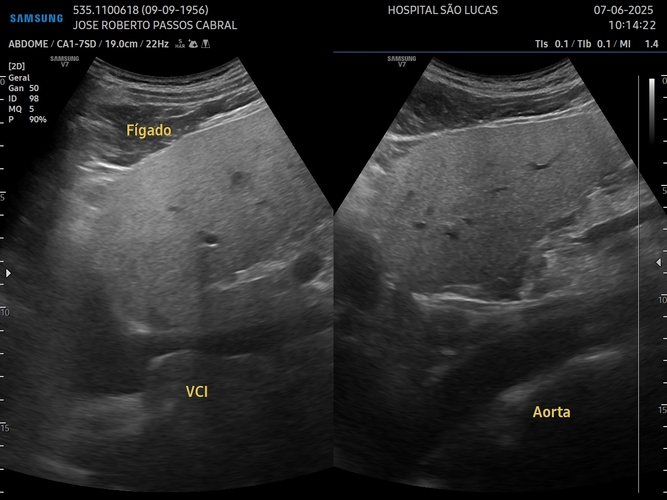
#> input picture uploads/exames/dd9e31fc790b4e7b859826c983a22ca3.jpg, 667 x 500 px, shrunk from 1280 x 960 before the run, found by its file name
$ python test_ocr_simple.py
#> lines starting #> are read from the running program, lines starting #| are printed output that depends on the picture; after the words box and inside, x2 and y2 are one past the last pixel; in counts of white or black regions, pixels touching at a corner belong together
#> in extract_text, image is the input picture: shape (500, 667, 3); mean B, G, R 44.7, 44.7, 44.7
### services/ocr_service.py
import pytesseract
import cv2
from PIL import Image
import re
import os
import base64
import tempfile
import logging
from datetime import datetime
from io import BytesIO

logger = logging.getLogger(__name__)

class OCRService:
    def __init__(self):
        # Configurar Tesseract para português e inglês
        self.custom_config = r'--oem 3 --psm 6 -l por+eng'

    def preprocess_image(self, image):
        """Pré-processa a imagem para melhorar a qualidade do OCR"""
        try:
            # Converter para escala de cinza
            if len(image.shape) == 3:
                gray = cv2.cvtColor(image, cv2.COLOR_BGR2GRAY)
            else:
                gray = image

            # Aplicar filtro de redução de ruído
            denoised = cv2.medianBlur(gray, 3)

            # Melhorar contraste usando equalização de histograma
            clahe = cv2.createCLAHE(clipLimit=2.0, tileGridSize=(8,8))
            enhanced = clahe.apply(denoised)
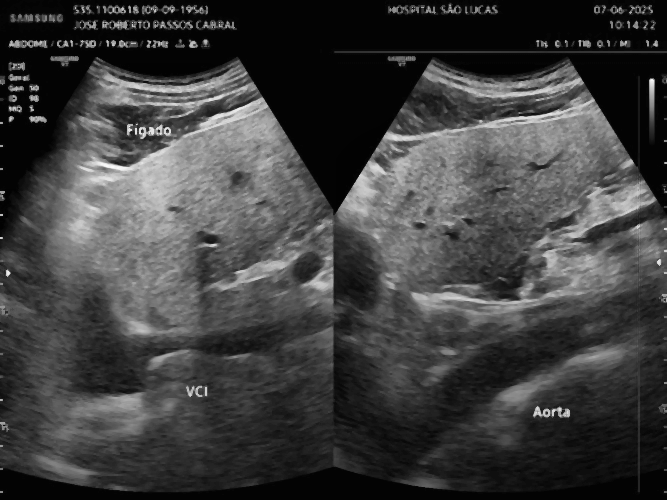
#> enhanced: shape (500, 667); min 2, max 249, mean 63.3

            # Aplicar threshold para binarização
            _, threshold = cv2.threshold(enhanced, 0, 255, cv2.THRESH_BINARY + cv2.THRESH_OTSU)
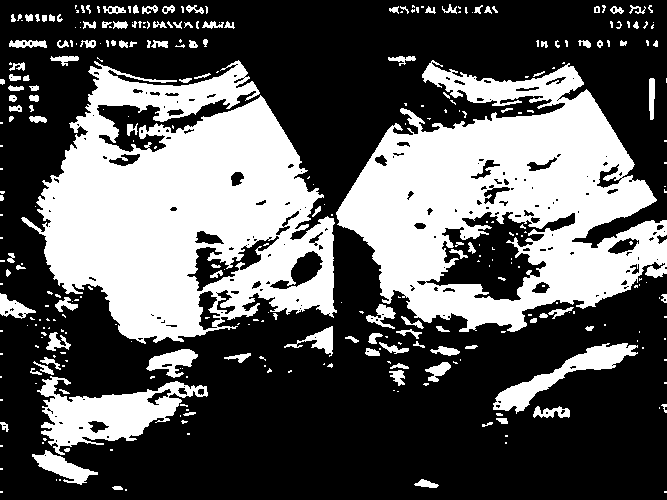
#> threshold: shape (500, 667); 35.8% white; 329 white regions (202 under 20 px), largest, box (x1, y1, x2, y2) and area: (21, 60, 337, 344) 51824, (336, 60, 667, 332) 47796, (37, 376, 208, 455) 5799

            return threshold

        except Exception as e:
            raise ValueError(f"Erro no pré-processamento da imagem: {str(e)}")

    def extract_text_from_pil(self, pil_image):
        """Extrai texto de um PIL Image"""
        try:
            # Converter PIL para numpy array (OpenCV)
            img_array = cv2.cvtColor(np.array(pil_image), cv2.COLOR_RGB2BGR)

            # Pré-processar
            processed = self.preprocess_image(img_array)

            # Converter de volta para PIL
            processed_pil = Image.fromarray(processed)

            # Extrair texto
            text = pytesseract.image_to_string(processed_pil, config=self.custom_config, lang='por+eng')

            # Obter dados de confiança
            data = pytesseract.image_to_data(processed_pil, config=self.custom_config, lang='por+eng', output_type=pytesseract.Output.DICT)

            # Calcular confiança média
            confidences = [int(conf) for conf in data['conf'] if conf != '-1']
            avg_confidence = sum(confidences) / len(confidences) if confidences else 0

            return {
                'texto': text.strip(),
                'confianca': round(avg_confidence, 2),
            }

        except Exception as e:
            raise ValueError(f"Erro na extração de texto: {str(e)}")

    # [14 lines left out: function extract_text_from_base64, not called in this run]

    def extract_text(self, image_path):
        """Extrai texto da imagem usando OCR (caminho de arquivo)"""
        try:
            image = cv2.imread(image_path)
            if image is None:
                raise ValueError("Não foi possível ler a imagem")

            pil_image = Image.fromarray(cv2.cvtColor(image, cv2.COLOR_BGR2RGB))
            return self.extract_text_from_pil(pil_image)
        except Exception as e:
            raise ValueError(f"Erro na extração de texto: {str(e)}")

    # [141 lines left out: functions parse_medical_data, process_exam_image, process_base64_image, not called in this run]


# Import numpy para o método extract_text_from_pil
import numpy as np

# Instância global do serviço
ocr_service = OCRService()

### scripts/test_ocr_simple.py
import sys
import os
sys.path.insert(0, os.path.abspath(os.curdir))

from services.ocr_service import ocr_service

def test():
    image_path = 'uploads/exames/dd9e31fc790b4e7b859826c983a22ca3.jpg'
    if not os.path.exists(image_path):
        print(f"Arquivo não encontrado: {image_path}")
        return

    print(f"Testando OCR em: {image_path}")
    try:
        result = ocr_service.extract_text(image_path)
        print("--- RESULTADO ---")
        print(f"Confiança: {result['confianca']}")
        print(f"Texto extraído (primeiros 500 chars):\n{result['texto'][:500]}")
    except Exception as e:
        print(f"ERRO: {str(e)}")

if __name__ == "__main__":
    test()
#> (the call stopped at in extract_text_from_pil, `text = pytesseract.image_to_string(processed_pil, config=self.custom_c..`: pytesseract is not available in this run)

$ run again, with uploads/exames/42f5e162c4bd469680795646f4d96e03.jpg copied over uploads/exames/dd9e31fc790b4e7b859826c983a22ca3.jpg
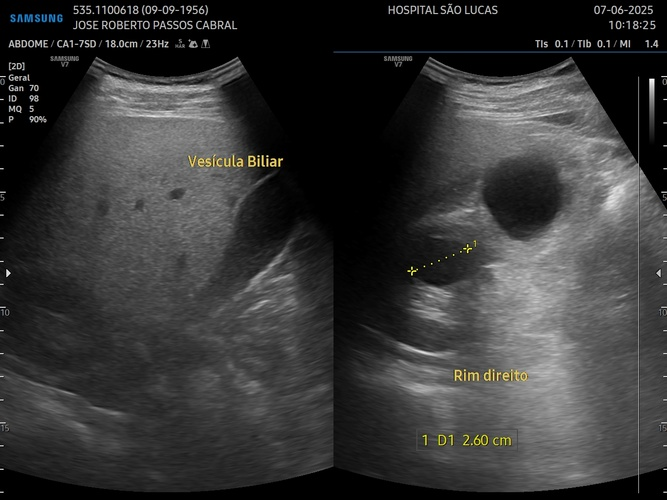
#> input picture uploads/exames/42f5e162c4bd469680795646f4d96e03.jpg, 667 x 500 px, shrunk from 1280 x 960 before the run, found by its file name
#> in extract_text, image is the input picture: shape (500, 667, 3); mean B, G, R 53.6, 53.9, 53.9
#> in preprocess_image, `enhanced = clahe.apply(denoised)`:
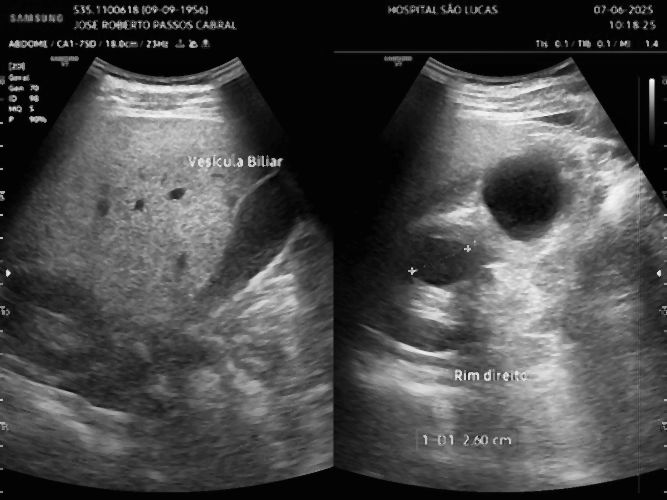
#> enhanced: shape (500, 667); min 1, max 250, mean 72.6
#> in preprocess_image, `_, threshold = cv2.threshold(enhanced, 0, 255, cv2.THRESH_BINARY + cv2..`:
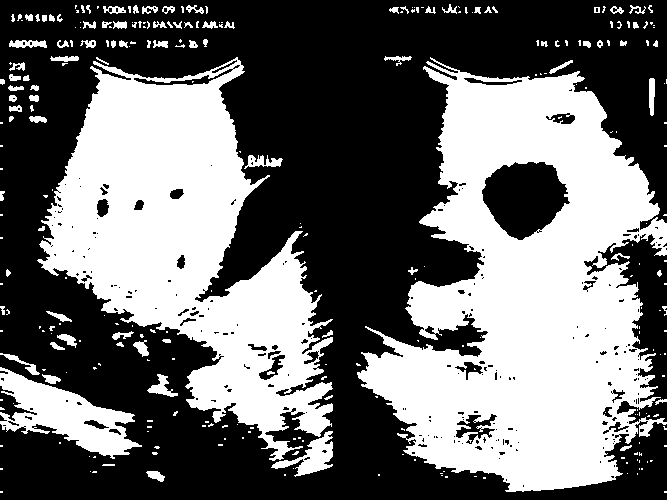
#> threshold: shape (500, 667); 43.2% white; 290 white regions (197 under 20 px), largest, box (x1, y1, x2, y2) and area: (357, 57, 667, 492) 75453, (37, 57, 333, 461) 55424, (0, 367, 142, 459) 5606
